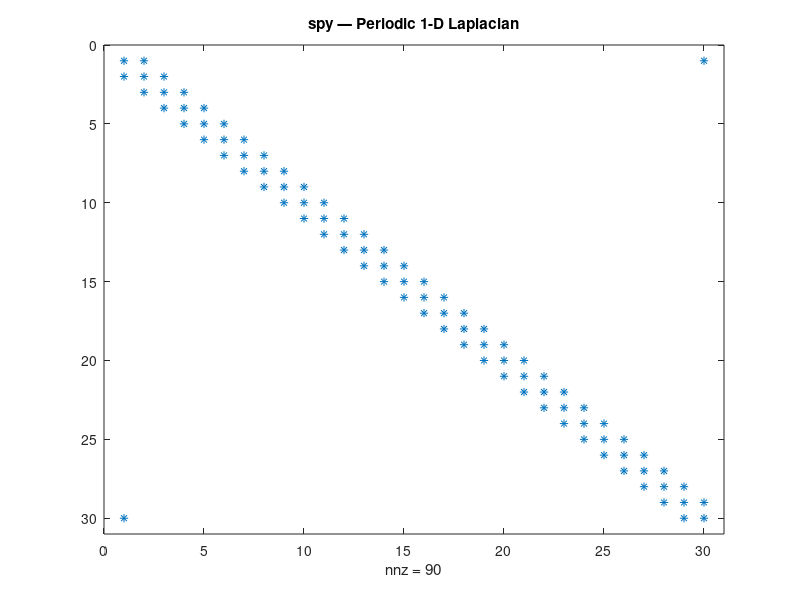

Write the MATLAB code that produced this figure.
% spy — Sparsity pattern of a matrix
% Marker at every non-zero entry; row 1 sits at the top (axis ij is
% set automatically). Useful to visualise band structure / fill-in
% in numerical methods.


clear
close all

% Tridiagonal-with-corner matrix (a 1-D Laplacian + periodic links).
n = 30;
M = zeros(n, n);
for i = 1:n
    M(i, i) = 2;
    if i > 1; M(i, i-1) = -1; end
    if i < n; M(i, i+1) = -1; end
end
% Periodic corner couplings.
M(1, n) = -1;
M(n, 1) = -1;

figure
spy(M)
title('spy — Periodic 1-D Laplacian')
